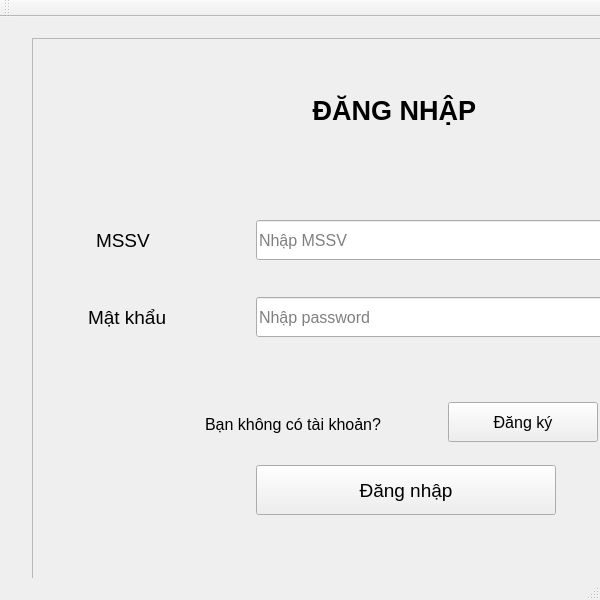
<?xml version="1.0" encoding="UTF-8"?>
<ui version="4.0">
 <class>MainWindow</class>
 <widget class="QMainWindow" name="MainWindow">
  <property name="geometry">
   <rect>
    <x>0</x>
    <y>0</y>
    <width>600</width>
    <height>600</height>
   </rect>
  </property>
  <property name="minimumSize">
   <size>
    <width>600</width>
    <height>600</height>
   </size>
  </property>
  <property name="windowTitle">
   <string>MainWindow</string>
  </property>
  <property name="styleSheet">
   <string notr="true">image: url(:/image/xedap.jpg);</string>
  </property>
  <widget class="QWidget" name="centralwidget">
   <widget class="QFrame" name="frame">
    <property name="geometry">
     <rect>
      <x>32</x>
      <y>21</y>
      <width>800</width>
      <height>800</height>
     </rect>
    </property>
    <property name="minimumSize">
     <size>
      <width>800</width>
      <height>800</height>
     </size>
    </property>
    <property name="frameShape">
     <enum>QFrame::StyledPanel</enum>
    </property>
    <property name="frameShadow">
     <enum>QFrame::Raised</enum>
    </property>
    <widget class="QLabel" name="label">
     <property name="geometry">
      <rect>
       <x>144</x>
       <y>42</y>
       <width>300</width>
       <height>60</height>
      </rect>
     </property>
     <property name="sizePolicy">
      <sizepolicy hsizetype="Expanding" vsizetype="Expanding">
       <horstretch>0</horstretch>
       <verstretch>0</verstretch>
      </sizepolicy>
     </property>
     <property name="minimumSize">
      <size>
       <width>300</width>
       <height>60</height>
      </size>
     </property>
     <property name="font">
      <font>
       <pointsize>20</pointsize>
       <weight>75</weight>
       <bold>true</bold>
      </font>
     </property>
     <property name="text">
      <string>ĐĂNG NHẬP</string>
     </property>
     <property name="alignment">
      <set>Qt::AlignRight|Qt::AlignTrailing|Qt::AlignVCenter</set>
     </property>
    </widget>
    <widget class="QLabel" name="label_2">
     <property name="geometry">
      <rect>
       <x>64</x>
       <y>182</y>
       <width>150</width>
       <height>40</height>
      </rect>
     </property>
     <property name="sizePolicy">
      <sizepolicy hsizetype="Expanding" vsizetype="Expanding">
       <horstretch>0</horstretch>
       <verstretch>0</verstretch>
      </sizepolicy>
     </property>
     <property name="minimumSize">
      <size>
       <width>150</width>
       <height>40</height>
      </size>
     </property>
     <property name="baseSize">
      <size>
       <width>30</width>
       <height>30</height>
      </size>
     </property>
     <property name="font">
      <font>
       <pointsize>14</pointsize>
      </font>
     </property>
     <property name="text">
      <string>MSSV</string>
     </property>
    </widget>
    <widget class="QLabel" name="label_3">
     <property name="geometry">
      <rect>
       <x>56</x>
       <y>259</y>
       <width>160</width>
       <height>40</height>
      </rect>
     </property>
     <property name="minimumSize">
      <size>
       <width>160</width>
       <height>40</height>
      </size>
     </property>
     <property name="font">
      <font>
       <pointsize>14</pointsize>
      </font>
     </property>
     <property name="text">
      <string>Mật khẩu</string>
     </property>
    </widget>
    <widget class="QLineEdit" name="mssv">
     <property name="geometry">
      <rect>
       <x>224</x>
       <y>182</y>
       <width>360</width>
       <height>40</height>
      </rect>
     </property>
     <property name="minimumSize">
      <size>
       <width>360</width>
       <height>40</height>
      </size>
     </property>
     <property name="font">
      <font>
       <pointsize>12</pointsize>
      </font>
     </property>
     <property name="text">
      <string/>
     </property>
     <property name="placeholderText">
      <string>Nhập MSSV</string>
     </property>
    </widget>
    <widget class="QLineEdit" name="passw">
     <property name="geometry">
      <rect>
       <x>224</x>
       <y>259</y>
       <width>360</width>
       <height>40</height>
      </rect>
     </property>
     <property name="minimumSize">
      <size>
       <width>360</width>
       <height>40</height>
      </size>
     </property>
     <property name="font">
      <font>
       <pointsize>12</pointsize>
      </font>
     </property>
     <property name="text">
      <string/>
     </property>
     <property name="placeholderText">
      <string>Nhập password</string>
     </property>
    </widget>
    <widget class="QPushButton" name="btnLogin">
     <property name="geometry">
      <rect>
       <x>224</x>
       <y>427</y>
       <width>300</width>
       <height>50</height>
      </rect>
     </property>
     <property name="minimumSize">
      <size>
       <width>300</width>
       <height>50</height>
      </size>
     </property>
     <property name="font">
      <font>
       <pointsize>14</pointsize>
      </font>
     </property>
     <property name="text">
      <string>Đăng nhập</string>
     </property>
    </widget>
    <widget class="QLabel" name="label_4">
     <property name="geometry">
      <rect>
       <x>96</x>
       <y>371</y>
       <width>330</width>
       <height>30</height>
      </rect>
     </property>
     <property name="minimumSize">
      <size>
       <width>330</width>
       <height>30</height>
      </size>
     </property>
     <property name="font">
      <font>
       <pointsize>12</pointsize>
      </font>
     </property>
     <property name="layoutDirection">
      <enum>Qt::LeftToRight</enum>
     </property>
     <property name="text">
      <string>Bạn không có tài khoản?</string>
     </property>
     <property name="alignment">
      <set>Qt::AlignCenter</set>
     </property>
    </widget>
    <widget class="QPushButton" name="btnDangky">
     <property name="geometry">
      <rect>
       <x>416</x>
       <y>364</y>
       <width>150</width>
       <height>40</height>
      </rect>
     </property>
     <property name="minimumSize">
      <size>
       <width>150</width>
       <height>40</height>
      </size>
     </property>
     <property name="font">
      <font>
       <pointsize>12</pointsize>
      </font>
     </property>
     <property name="text">
      <string>Đăng ký</string>
     </property>
    </widget>
   </widget>
  </widget>
  <widget class="QMenuBar" name="menubar">
   <property name="geometry">
    <rect>
     <x>0</x>
     <y>0</y>
     <width>600</width>
     <height>22</height>
    </rect>
   </property>
  </widget>
  <widget class="QStatusBar" name="statusbar"/>
  <widget class="QToolBar" name="toolBar">
   <property name="windowTitle">
    <string>toolBar</string>
   </property>
   <attribute name="toolBarArea">
    <enum>TopToolBarArea</enum>
   </attribute>
   <attribute name="toolBarBreak">
    <bool>false</bool>
   </attribute>
  </widget>
 </widget>
 <resources/>
 <connections/>
</ui>
